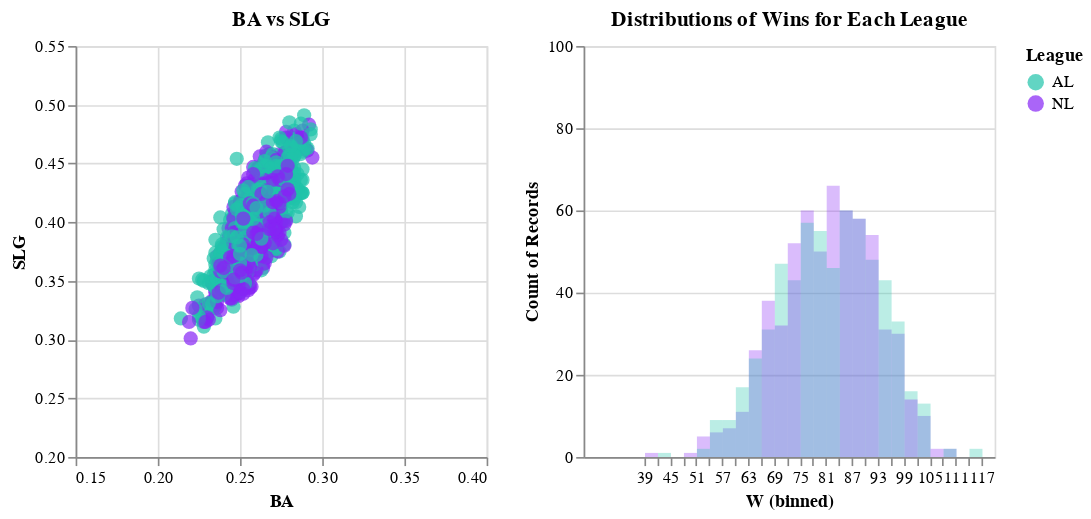

Notebook code cell kept with this figure:
### Markdown cell above
##### New Plot type with color encoding and interactive

### Code cell
selector = alt.selection_point(fields=['League'])
color_scale = alt.Scale(domain=['AL', 'NL'],
                        range=['#1FC3AA', '#8624F5'])

base = alt.Chart(df, title = 'BA vs SLG').properties(
    width=250,
    height=250
).mark_point(filled=True, size=75).encode(
    x=alt.X('BA:Q', scale=alt.Scale(domain=[0.15,0.4])),
    y=alt.Y('SLG:Q', scale=alt.Scale(domain=[0.2,0.55])),
    color=alt.condition(
        selector,
        'League:N',
        alt.value('lightgray')
), tooltip=["Team:N", 'Year']).add_params(selector)

hists = alt.Chart(df, title="Distributions of Wins for Each League").mark_bar(
    opacity=0.3,
    binSpacing=0
).encode(
    x=alt.X('W',
            bin=alt.Bin(step=3), # step keeps bin size the same
            scale=alt.Scale(domain=[25,120])),
    y=alt.Y('count()',
            stack=None,
            scale=alt.Scale(domain=[0,100])),
    color=alt.Color('League:N', scale=color_scale)
).transform_filter(
    selector
).properties(
    width=250,
    height=250
)
base | hists

### Figure 1 — Vega-Lite specification as saved in the notebook (floating-point values rounded to 4 significant figures; data arrays with more than 128 entries replaced by an {"elided": "..."} marker saying what was removed)
{"config": {"view": {"continuousWidth": 300, "continuousHeight": 300}}, "hconcat": [{"mark": {"type": "point", "filled": true, "size": 75}, "encoding": {"color": {"condition": {"param": "param_1", "field": "League", "type": "nominal"}, "value": "lightgray"}, "tooltip": [{"field": "Team", "type": "nominal"}, {"field": "Year", "type": "quantitative"}], "x": {"field": "BA", "scale": {"domain": [0.15, 0.4]}, "type": "quantitative"}, "y": {"field": "SLG", "scale": {"domain": [0.2, 0.55]}, "type": "quantitative"}}, "height": 250, "name": "view_1", "title": "BA vs SLG", "width": 250}, {"mark": {"type": "bar", "binSpacing": 0, "opacity": 0.3}, "encoding": {"color": {"field": "League", "scale": {"domain": ["AL", "NL"], "range": ["#1FC3AA", "#8624F5"]}, "type": "nominal"}, "x": {"bin": {"step": 3}, "field": "W", "scale": {"domain": [25, 120]}, "type": "quantitative"}, "y": {"aggregate": "count", "scale": {"domain": [0, 100]}, "stack": null, "type": "quantitative"}}, "height": 250, "title": "Distributions of Wins for Each League", "transform": [{"filter": {"param": "param_1"}}], "width": 250}], "data": {"name": "data-d2e11830ab7d7a0158ae79ab0c360f46"}, "params": [{"name": "param_1", "select": {"type": "point", "fields": ["League"]}, "views": ["view_1"]}], "$schema": "https://vega.github.io/schema/vega-lite/v5.6.1.json", "datasets": {"data-d2e11830ab7d7a0158ae79ab0c360f46": {"elided": "1232 records"}}}
